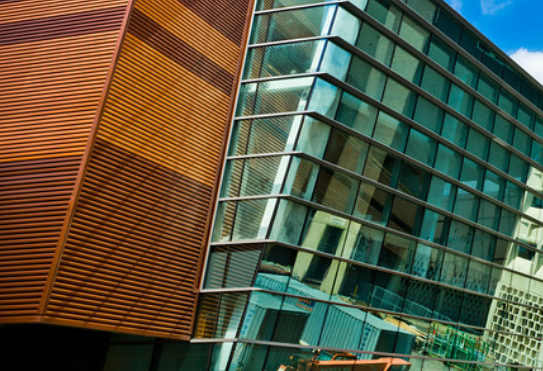
#> input picture spring-22/CSE573-CVIP/BackgroundStitching/images/pano/1/t2_1.png, 543 x 371 px; its folder holds 3 pictures in this run
$ jupyter execute --allow-errors panorama.ipynb   (Python 2 division)
#> lines starting #> are read from the running program, lines starting #| are printed output that depends on the picture
[cell 1]
import math
import os
from pathlib import Path

import cv2
import numpy as np
import matplotlib.pyplot as plt
from mpl_toolkits.axes_grid1 import ImageGrid

[cell 2]
BASE_PATH = Path('/Users/vinay/ub/spring-22/CSE573-CVIP/BackgroundStitching/images/pano')

[cell 3]
sift = cv2.SIFT_create()

class Recognition:
    def __init__(self, feature_detector):
        self.feature_detector = feature_detector
        self.bf = cv2.BFMatcher()

    def get_features(self, img):
        return self.feature_detector.detectAndCompute(img, None)

    # [30 lines left out: functions match_bf, match_f, not called in this run]

recog = Recognition(sift)


# [57 lines left out: functions compute_homography, transform_c, shape, not called in this run]


def get_new_c(c, homography):
    return np.floor(cv2.perspectiveTransform(np.float32(c).reshape(-1, 1, 2), homography))


def img2c(img):
    size = img.shape
    return (0, 0, size[1], size[0])


# [237 lines left out: functions translate_homography, resize, show, warp, overlap_region, apply_mask and 3 more, not called in this run]

def show_batch(imgs, size=20, dpi=100):
    n = len(imgs)
    col = 4
    row = (n // col) + 1
    fig = plt.figure(figsize=(size, size), dpi=dpi)
    grid = ImageGrid(
        fig, 111,
        nrows_ncols=(row, col),
        axes_pad=0.4,
     )


    for idx, (ax, im) in enumerate(zip(grid, imgs)):
        # Iterating over the grid returns the Axes.
        im= cv2.cvtColor(im, cv2.COLOR_BGR2RGB)
        ax.imshow(im, cmap='gray')
        ax.set_title(f'Image {idx}')

plt.show()

[cell 4]
imgs = []
for path, _, files in os.walk(BASE_PATH/'1'):
    for file in files:
        imgs.append(cv2.imread(f'{path}/{file}'))

imgs = np.array(imgs, dtype=object)

[cell 5]
show_batch(imgs)
#> the loop in show_batch, `for idx, (ax, im) in enumerate(zip(grid, imgs)):` made 3 passes
#> pass 2, in show_batch, `im= cv2.cvtColor(im, cv2.COLOR_BGR2RGB)`:
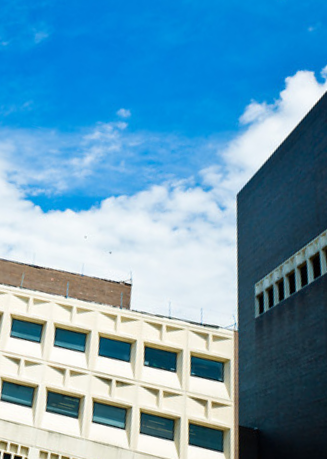
#> im: shape (459, 327, 3); mean R, G, B 105, 156.3, 184.6
#> pass 3, in show_batch, `im= cv2.cvtColor(im, cv2.COLOR_BGR2RGB)`:
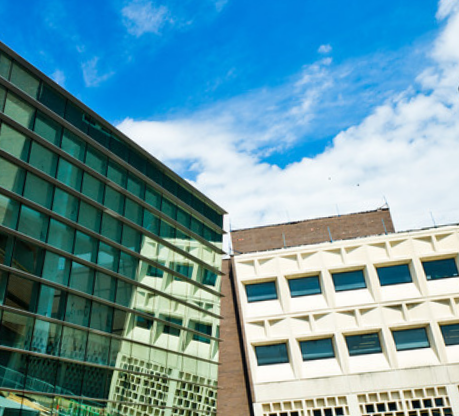
#> im: shape (416, 459, 3); mean R, G, B 107, 152.1, 164.5
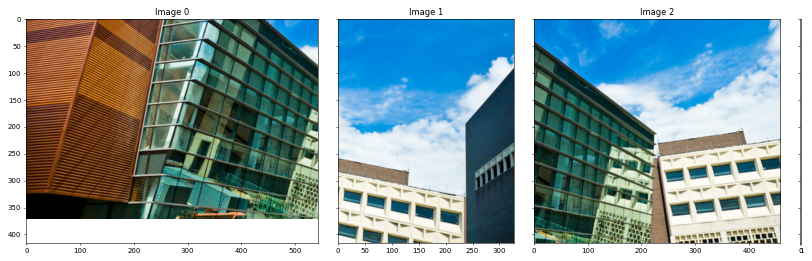
#> figure drawn by matplotlib, 3 panels
